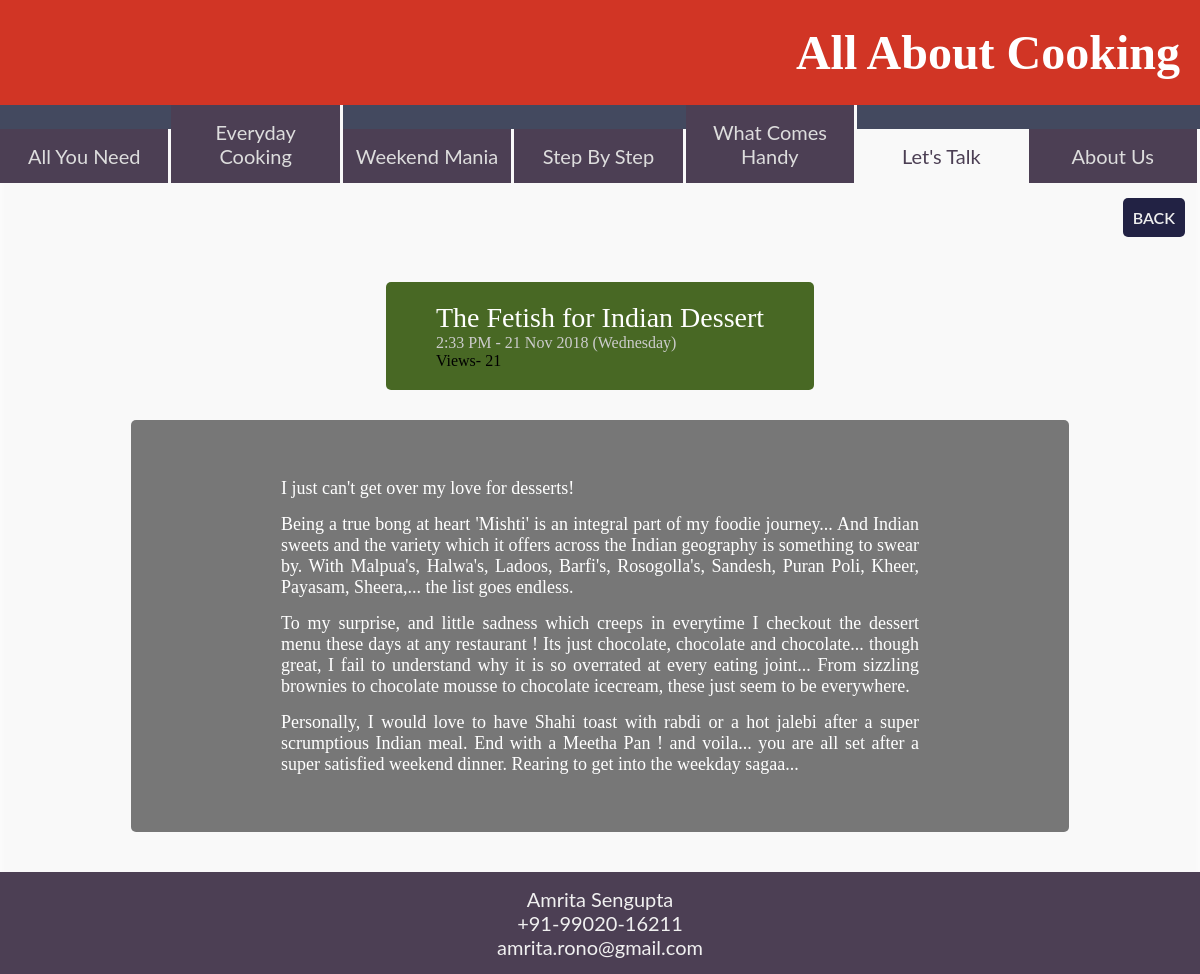
The app's page /lets-talk/blog/post.php?id=1 with its own data.
### tables this page shows
CREATE TABLE `blog_articles` (
  `artnum` int(11) NOT NULL,
  `artname` varchar(50) DEFAULT NULL,
  `artdate` timestamp NULL DEFAULT NULL,
  `content` longtext,
  `popularity` int(11) DEFAULT NULL
);

### lets-talk/blog/post.php (the view, shortened to what this page needs)
<?php
    $host = "localhost";
    $username = "root";
    $password = "";
    $db_name = "webtech";
    $conn = mysqli_connect("$host", "$username", "$password") or die("cannot connect");
    mysqli_select_db($conn, "$db_name") or die("cannot select DB");
    $sql = "UPDATE blog_articles SET popularity=popularity+1 WHERE artnum=".$_GET['id'];
	mysqli_query($conn, $sql);
	$sql1 = "SELECT * FROM blog_articles where artnum = ".$_GET['id'];
	$result = mysqli_query($conn, $sql1);
	if ($row = mysqli_fetch_assoc($result)) {
?>
<!DOCTYPE html>
<html lang="en">
<head>
	<link rel="stylesheet" href="/css/style.css">
	<link rel="stylesheet" href="css/style.css">
</head>
<body>
	<div class="content">
		<nav class="home-nav home-nav-h">
			<h1><a href="/">All About Cooking</a></h1>
		</nav>
		<?php include '../../site-nav.php' ?>
		<div class="logout">
			<a href="../blog">BACK</a>
		</div>
		<section class="container">
<?php
        echo "<div class='post'>";
        echo "<h2 class='post-name'>";
        echo $row['artname'];
        echo "</h2><div class='post-date'><span>". date('g:i A - d M Y (l)', strtotime($row['artdate']))."</span></div>Views- ".$row['popularity']."";
        echo "</div>";
        echo "<div class='post-body'>";
        echo $row['content'];
        echo "</div>";
	}
?>
		</section>
		<?php include '../../footer.php' ?>
	</div>
</body>
</html>

### css/style.css (style rules this page uses)
* { padding: 0; margin: 0; }
a { color: inherit; text-decoration: none; }
body { font-family: 'Lato', sans-serif; margin: 0; padding: 0; }
.home-nav { align-items: center; background: #283655; background: #1e1f26; background: #d13525; display: flex; justify-content: space-between; padding: 20px 15px; }
.home-nav-h { justify-content: flex-end; }
.home-nav>h1 { color: #fff; font-family: Alegreya; font-size: 48px; padding: 5px; }

### lets-talk/blog/css/style.css (style rules this page uses)
.logout { display: flex; padding: 10px; justify-content: flex-end; }
.logout>a { margin: 5px; padding: 10px; color: #eee; font-weight: 600; background: #224; border-radius: 5px; }
h1 { text-align: center; padding: 20px; }
.container { display: flex; flex-direction: column; justify-content: center; align-items: center; padding: 20px; font-family: Montserrat; }
.post { padding: 20px 50px; margin: 10px 20px; border-radius: 5px; background: #486824; display: flex; flex-direction: column; justify-content: center; }
.post>div, .post>a>div { display: flex; flex-direction: column; color: #ccc; }
.post-name { font-size: 28px; color: #fff; font-weight: 300; font-family: Oswald; }
.post-body { border-radius: 5px; background: #777; color: #fff; margin: 20px 10px; text-align: justify; font-size: 18px; padding: 50px 150px; width: 55%; font-family: Raleway; }
p { padding: 7.5px 0; }

### records on screen
blog_articles: artname "The Fetish for Indian Dessert", artdate "2:33 PM - 21 Nov 2018 (Wednesday)", popularity "21", content "I just can't get over my love for desserts! Being a true bong at heart 'Mishti' is an integral part of my foodie journey... And Indian sweets and the variety which it offers across the Indian geography is something to swear by. With Malpua's, Halwa's, Ladoos, Barfi's, Rosogolla's, Sandesh, Puran Poli, Kheer, Payasam, Sheera,... the list goes endless. To my surprise, and little sadness which creeps in everytime I checkout the dessert menu these days at any restaurant ! Its just chocolate, chocolate and chocolate... though great, I fail to understand why it is so overrated at every eating joint... From sizzling brownies to chocolate mousse to chocolate icecream, these just seem to be…"
